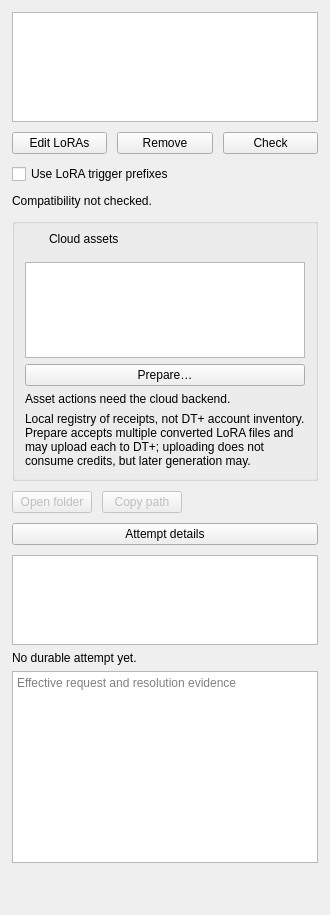
    <widget class="QFrame" name="generationInspector">
     <layout class="QVBoxLayout" name="generationInspectorLayout">
      <property name="leftMargin">
       <number>12</number>
      </property>
      <property name="topMargin">
       <number>12</number>
      </property>
      <property name="rightMargin">
       <number>12</number>
      </property>
      <property name="bottomMargin">
       <number>12</number>
      </property>
      <property name="spacing">
       <number>10</number>
      </property>
      <item>
       <widget class="QListWidget" name="loraList">
        <property name="maximumSize">
         <size>
          <width>16777215</width>
          <height>110</height>
         </size>
        </property>
        <property name="horizontalScrollBarPolicy">
         <enum>Qt::ScrollBarAlwaysOff</enum>
        </property>
        <property name="textElideMode">
         <enum>Qt::ElideMiddle</enum>
        </property>
        <property name="toolTip">
         <string>Edit the LoRA selection: check or uncheck LoRAs and set each weight.</string>
        </property>
        <property name="accessibleName">
         <string>Selected LoRAs and weights</string>
        </property>
       </widget>
      </item>
      <item>
       <layout class="QHBoxLayout" name="loraButtons">
        <item>
         <widget class="QPushButton" name="addLoraButton">
          <property name="text">
           <string>Edit LoRAs</string>
          </property>
         </widget>
        </item>
        <item>
         <widget class="QPushButton" name="removeLoraButton">
          <property name="text">
           <string>Remove</string>
          </property>
         </widget>
        </item>
        <item>
         <widget class="QPushButton" name="checkLorasButton">
          <property name="text">
           <string>Check</string>
          </property>
          <property name="toolTip">
           <string>Refresh models and LoRAs, then check the selected LoRAs. Nothing is generated.</string>
          </property>
         </widget>
        </item>
       </layout>
      </item>
      <item>
       <widget class="QCheckBox" name="triggerPrefixCheck">
        <property name="text">
         <string>Use LoRA trigger prefixes</string>
        </property>
        <property name="toolTip">
         <string>Explicit option: adds each selected LoRA's server trigger prefix to the prompt for this generation.</string>
        </property>
       </widget>
      </item>
      <item>
       <widget class="QLabel" name="compatibilityStatusLabel">
        <property name="text">
         <string>Compatibility not checked.</string>
        </property>
        <property name="state" stdset="0">
         <string>unknown</string>
        </property>
        <property name="wordWrap">
         <bool>true</bool>
        </property>
        <property name="textRole" stdset="0">
         <string>value</string>
        </property>
       </widget>
      </item>
      <item>
       <widget class="QGroupBox" name="assetBox">
        <property name="title">
         <string />
        </property>
        <property name="role" stdset="0">
         <string>sectionCard</string>
        </property>
        <property name="accessibleName">
         <string>Cloud assets</string>
        </property>
        <layout class="QVBoxLayout" name="assetBoxCardLayout">
         <property name="leftMargin">
          <number>0</number>
         </property>
         <property name="topMargin">
          <number>0</number>
         </property>
         <property name="rightMargin">
          <number>0</number>
         </property>
         <property name="bottomMargin">
          <number>0</number>
         </property>
         <property name="spacing">
          <number>0</number>
         </property>
         <item>
          <widget class="QFrame" name="assetBoxHeader">
           <property name="role" stdset="0">
            <string>sectionHeader</string>
           </property>
           <layout class="QHBoxLayout" name="assetBoxHeaderLayout" stretch="0,1">
            <property name="leftMargin">
             <number>10</number>
            </property>
            <property name="topMargin">
             <number>7</number>
            </property>
            <property name="rightMargin">
             <number>10</number>
            </property>
            <property name="bottomMargin">
             <number>7</number>
            </property>
            <property name="spacing">
             <number>8</number>
            </property>
            <item>
             <widget class="QLabel" name="assetBoxIcon">
              <property name="role" stdset="0">
               <string>sectionIcon</string>
              </property>
              <property name="iconKey" stdset="0">
               <string>cloud</string>
              </property>
              <property name="text">
               <string />
              </property>
              <property name="minimumSize">
               <size>
                <width>16</width>
                <height>16</height>
               </size>
              </property>
              <property name="maximumSize">
               <size>
                <width>16</width>
                <height>16</height>
               </size>
              </property>
             </widget>
            </item>
            <item>
             <widget class="QLabel" name="assetBoxHeading">
              <property name="text">
               <string>Cloud assets</string>
              </property>
              <property name="textRole" stdset="0">
               <string>panelHeading</string>
              </property>
             </widget>
            </item>
           </layout>
          </widget>
         </item>
         <item>
          <widget class="QWidget" name="assetBoxContents">
           <property name="role" stdset="0">
            <string>sectionContents</string>
           </property>
           <layout class="QVBoxLayout" name="assetLayout">
            <item>
             <widget class="QListWidget" name="assetList">
              <property name="maximumSize">
               <size>
                <width>16777215</width>
                <height>96</height>
               </size>
              </property>
              <property name="horizontalScrollBarPolicy">
               <enum>Qt::ScrollBarAlwaysOff</enum>
              </property>
              <property name="textElideMode">
               <enum>Qt::ElideMiddle</enum>
              </property>
              <property name="accessibleName">
               <string>Known local asset receipts</string>
              </property>
             </widget>
            </item>
            <item>
             <layout class="QHBoxLayout" name="assetButtons">
              <item>
               <widget class="QPushButton" name="prepareAssetButton">
                <property name="text">
                 <string>Prepare…</string>
                </property>
                <property name="toolTip">
                 <string>May upload the chosen LoRA file to DT+. Uploading does not consume credits; later generation may.</string>
                </property>
               </widget>
              </item>
             </layout>
            </item>
            <item>
             <widget class="QLabel" name="assetStatusLabel">
              <property name="text">
               <string>Asset actions need the cloud backend.</string>
              </property>
              <property name="wordWrap">
               <bool>true</bool>
              </property>
              <property name="state" stdset="0">
               <string>unknown</string>
              </property>
              <property name="textRole" stdset="0">
               <string>value</string>
              </property>
             </widget>
            </item>
            <item>
             <widget class="QLabel" name="assetNoteLabel">
              <property name="text">
               <string>Local registry of receipts, not DT+ account inventory. Prepare accepts multiple converted LoRA files and may upload each to DT+; uploading does not consume credits, but later generation may.</string>
              </property>
              <property name="wordWrap">
               <bool>true</bool>
              </property>
              <property name="role" stdset="0">
               <string>secondary</string>
              </property>
             </widget>
            </item>
            <property name="leftMargin">
             <number>10</number>
            </property>
            <property name="topMargin">
             <number>8</number>
            </property>
            <property name="rightMargin">
             <number>10</number>
            </property>
            <property name="bottomMargin">
             <number>10</number>
            </property>
           </layout>
          </widget>
         </item>
        </layout>
       </widget>
      </item>
      <item>
       <layout class="QHBoxLayout" name="resultButtons">
        <item>
         <widget class="QPushButton" name="openOutputFolderButton">
          <property name="text">
           <string>Open folder</string>
          </property>
          <property name="enabled">
           <bool>false</bool>
          </property>
          <property name="toolTip">
           <string>Open the folder that holds the saved output and its metadata.</string>
          </property>
         </widget>
        </item>
        <item>
         <widget class="QPushButton" name="copyOutputPathButton">
          <property name="text">
           <string>Copy path</string>
          </property>
          <property name="enabled">
           <bool>false</bool>
          </property>
          <property name="toolTip">
           <string>Copy the selected path (or the first output) to the clipboard.</string>
          </property>
         </widget>
        </item>
        <item>
         <spacer name="resultButtonsSpacer">
          <property name="orientation">
           <enum>Qt::Horizontal</enum>
          </property>
          <property name="sizeHint">
           <size>
            <width>0</width>
            <height>0</height>
           </size>
          </property>
         </spacer>
        </item>
       </layout>
      </item>
      <item>
       <widget class="QPushButton" name="detailsToggle">
        <property name="text">
         <string>Attempt details</string>
        </property>
        <property name="checkable">
         <bool>true</bool>
        </property>
       </widget>
      </item>
      <item>
       <widget class="QFrame" name="attemptDetails">
        <layout class="QVBoxLayout" name="attemptDetailsLayout">
         <property name="leftMargin">
          <number>0</number>
         </property>
         <property name="topMargin">
          <number>0</number>
         </property>
         <property name="rightMargin">
          <number>0</number>
         </property>
         <property name="bottomMargin">
          <number>0</number>
         </property>
         <item>
          <widget class="QListWidget" name="resultList">
           <property name="maximumSize">
            <size>
             <width>16777215</width>
             <height>90</height>
            </size>
           </property>
           <property name="accessibleName">
            <string>Saved outputs</string>
           </property>
          </widget>
         </item>
         <item>
          <widget class="QLabel" name="attemptIdentityLabel">
           <property name="text">
            <string>No durable attempt yet.</string>
           </property>
           <property name="wordWrap">
            <bool>true</bool>
           </property>
           <property name="role" stdset="0">
            <string>secondary</string>
           </property>
          </widget>
         </item>
         <item>
          <widget class="QTextBrowser" name="effectiveRequestBrowser">
           <property name="minimumSize">
            <size>
             <width>0</width>
             <height>140</height>
            </size>
           </property>
           <property name="placeholderText">
            <string>Effective request and resolution evidence</string>
           </property>
           <property name="accessibleName">
            <string>Effective generation request evidence</string>
           </property>
           <property name="textRole" stdset="0">
            <string>code</string>
           </property>
          </widget>
         </item>
        </layout>
       </widget>
      </item>
      <item>
       <spacer name="generationInspectorSpacer">
        <property name="orientation">
         <enum>Qt::Vertical</enum>
        </property>
        <property name="sizeHint">
         <size>
          <width>20</width>
          <height>40</height>
         </size>
        </property>
       </spacer>
      </item>
     </layout>
    </widget>
